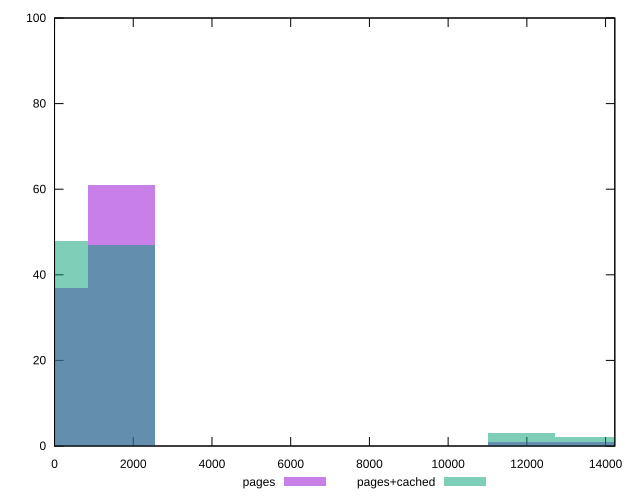

Generate this figure with gnuplot:
reset

$pages <<EOF
0 37
1695.6753343430178 61
13565.402674744142 1
11869.727340401125 1
EOF

$pagesCached <<EOF
0 48
11869.727340401125 3
13565.402674744142 2
1695.6753343430178 47
EOF

set key outside below
set boxwidth 1695.6753343430178
set xrange [0:14235]
set yrange [0:100]
set trange [0:100]
set style fill transparent solid 0.5 noborder
set terminal svg size 640, 500 enhanced background rgb 'white'
set output "reprap/uses-rel-preload/comparison/histogram/0_vs_1.svg"

plot $pages title "pages" with boxes, \
     $pagesCached title "pages+cached" with boxes

reset
